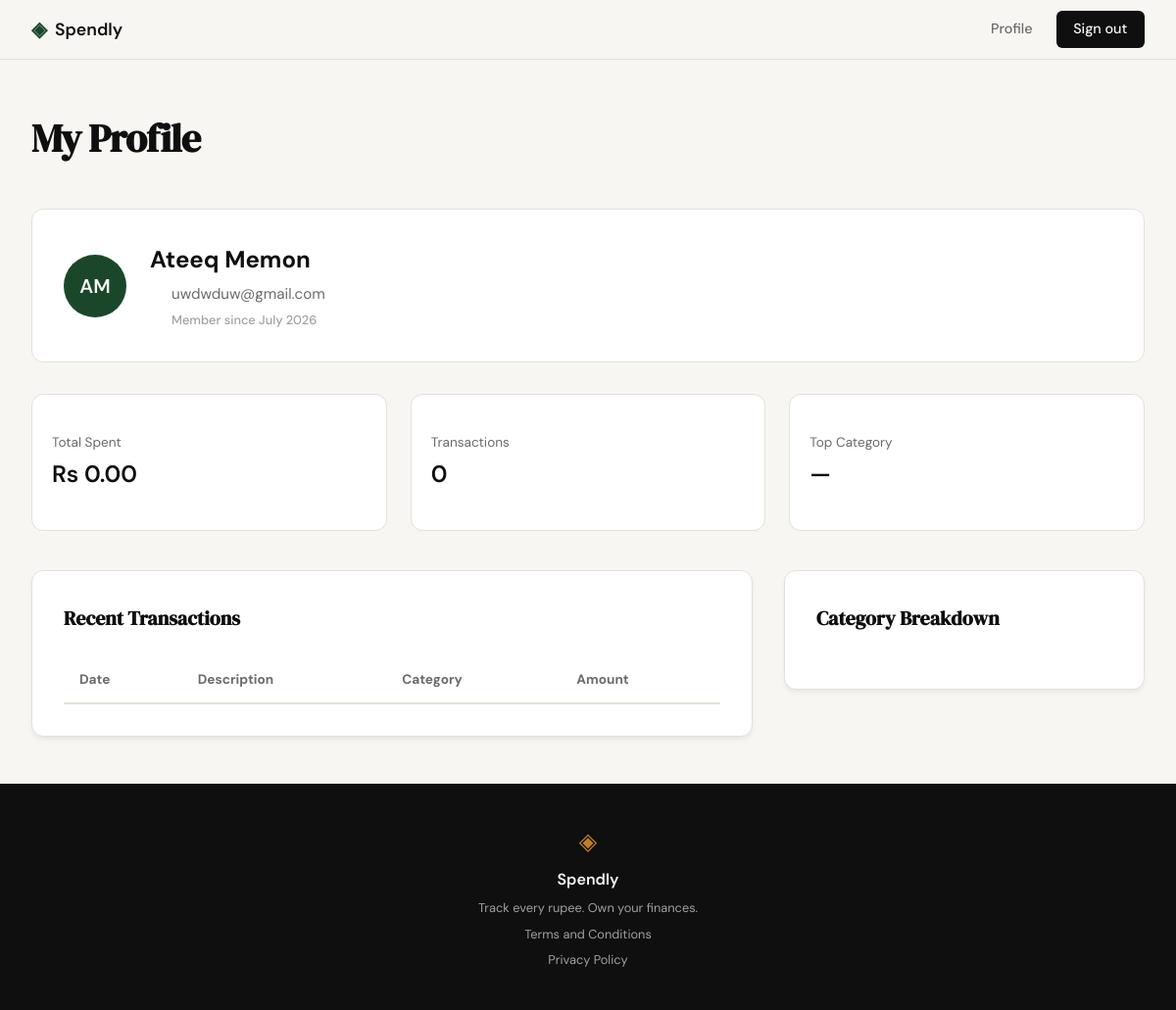
/profile (signed in), run on an earlier commit of the app's database.
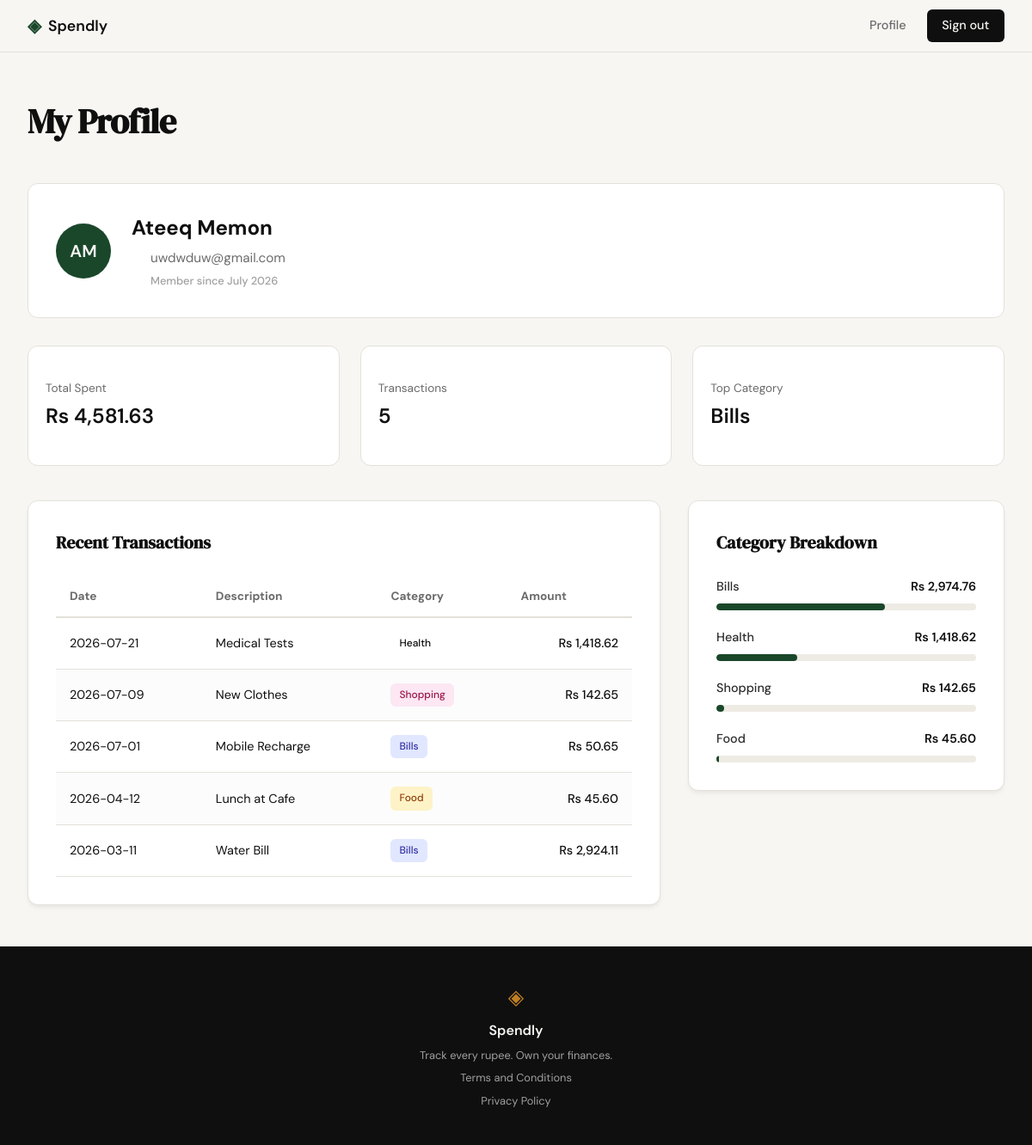
And on a later commit of the database.
### tables this page shows
CREATE TABLE users (
                id INTEGER PRIMARY KEY AUTOINCREMENT,
                name TEXT NOT NULL,
                email TEXT UNIQUE NOT NULL,
                password_hash TEXT NOT NULL,
                created_at TEXT DEFAULT (datetime('now'))
            );

CREATE TABLE expenses (
                id INTEGER PRIMARY KEY AUTOINCREMENT,
                user_id INTEGER NOT NULL,
                amount REAL NOT NULL,
                category TEXT NOT NULL,
                date TEXT NOT NULL,
                description TEXT,
                created_at TEXT DEFAULT (datetime('now')),
                FOREIGN KEY (user_id) REFERENCES users (id)
            );

### app.py (the view)
@app.route("/profile")
def profile():
    if not session.get("user_id"):
        flash("Please log in to access your profile.", "error")
        return redirect(url_for("login"))
    user_id = session["user_id"]
    user_info = get_user_by_id(user_id)
    if not user_info:
        flash("User profile not found.", "error")
        return redirect(url_for("login"))
    stats = get_summary_stats(user_id)
    txs = get_recent_transactions(user_id)
    cats = get_category_breakdown(user_id)
    profile_data = {
        "user": {
            "name": user_info["name"],
            "email": user_info["email"],
            "initials": "".join([n[0].upper() for n in user_info["name"].split()]),
            "joined": user_info["member_since"]
        },
        "stats": {
            "total_spent": f"Rs {stats['total_spent']:,.2f}",
            "tx_count": stats["transaction_count"],
            "top_category": stats["top_category"]
        },
        "transactions": [
            {
                "date": tx["date"],
                "desc": tx["desc"],
                "category": tx["category"],
                "amount": f"Rs {tx['amount']:,.2f}"
            }
            for tx in txs
        ],
        "categories": [
            {
                "name": cat["name"],
                "amount": f"Rs {cat['amount']:,.2f}",
                "percent": cat["pct"]
            }
            for cat in cats
        ]
    }
    return render_template("profile.html", profile=profile_data)

### database/db.py (called while the page is built)
def get_db():
    conn = sqlite3.connect(DB_PATH)
    conn.row_factory = sqlite3.Row
    conn.execute("PRAGMA foreign_keys = ON")
    return conn

### database/queries.py (called while the page is built)
def get_user_by_id(user_id):
    with get_db() as conn:
        row = conn.execute('SELECT name, email, created_at FROM users WHERE id = ?', (user_id,)).fetchone()
        if not row:
            return None
        try:
            dt = datetime.strptime(row['created_at'], '%Y-%m-%d %H:%M:%S')
            member_since = dt.strftime('%B %Y')
        except (ValueError, TypeError):
            member_since = "Unknown"
        return {
            "name": row['name'],
            "email": row['email'],
            "member_since": member_since
        }

def get_summary_stats(user_id):
    with get_db() as conn:
        stats = conn.execute(
            'SELECT SUM(amount) as total, COUNT(*) as count FROM expenses WHERE user_id = ?',
            (user_id,)
        ).fetchone()
        total_spent = stats['total'] if stats['total'] is not None else 0.0
        tx_count = stats['count'] if stats['count'] is not None else 0
        top_cat_row = conn.execute(
            'SELECT category FROM expenses WHERE user_id = ? GROUP BY category ORDER BY SUM(amount) DESC LIMIT 1',
            (user_id,)
        ).fetchone()
        top_category = top_cat_row['category'] if top_cat_row else "—"
        return {
            "total_spent": total_spent,
            "transaction_count": tx_count,
            "top_category": top_category
        }

def get_recent_transactions(user_id, limit=10):
    with get_db() as conn:
        rows = conn.execute(
            'SELECT date, description, category, amount FROM expenses WHERE user_id = ? ORDER BY date DESC LIMIT ?',
            (user_id, limit)
        ).fetchall()
        return [
            {
                "date": row['date'],
                "desc": row['description'],
                "category": row['category'],
                "amount": row['amount']
            }
            for row in rows
        ]

### templates/profile.html (shortened to what this page needs)
{% extends "base.html" %}
{% block content %}
<div class="profile-container">
    <header class="profile-header">
        <h1 class="profile-title">My Profile</h1>
    </header>
    <section class="profile-user-card">
        <div class="user-info-wrapper">
            <div class="avatar-circle">
                {{ profile.user.initials }}
            </div>
            <div class="user-details">
                <h2 class="user-name">{{ profile.user.name }}</h2>
                <div class="user-email-row">
                    <i data-lucide="mail" class="inline-icon"></i>
                    <span class="user-email">{{ profile.user.email }}</span>
                </div>
                <div class="user-meta-row">
                    <i data-lucide="calendar" class="inline-icon"></i>
                    <span class="user-meta">Member since {{ profile.user.joined }}</span>
                </div>
            </div>
        </div>
    </section>
    <section class="profile-stats-row">
        <div class="summary-card">
            <div class="stat-content">
                <span class="stat-label">Total Spent</span>
                <span class="stat-value">{{ profile.stats.total_spent }}</span>
            </div>
        </div>
        <div class="summary-card">
            <div class="stat-content">
                <span class="stat-label">Transactions</span>
                <span class="stat-value">{{ profile.stats.tx_count }}</span>
            </div>
        </div>
        <div class="summary-card">
            <div class="stat-content">
                <span class="stat-label">Top Category</span>
                <span class="stat-value">{{ profile.stats.top_category }}</span>
            </div>
        </div>
    </section>
    <div class="profile-grid">
        <section class="profile-section">
            <div class="dashboard-card">
                <h3 class="section-title">Recent Transactions</h3>
                <div class="table-responsive">
                    <table class="dashboard-table">
                        <thead>
                            <tr>
                                <th>Date</th>
                                <th>Description</th>
                                <th>Category</th>
                                <th class="text-right">Amount</th>
                            </tr>
                        </thead>
                        <tbody>
                            {% for tx in profile.transactions %}
                            <tr>
                                <td>{{ tx.date }}</td>
                                <td>{{ tx.desc }}</td>
                                <td>
                                    <span class="category-badge badge-{{ tx.category|lower }}">
                                        {{ tx.category }}
                                    </span>
                                </td>
                                <td class="text-right amount">{{ tx.amount }}</td>
                            </tr>
                            {% endfor %}
                        </tbody>
                    </table>
                </div>
            </div>
        </section>
        <section class="profile-section">
            <div class="dashboard-card">
                <h3 class="section-title">Category Breakdown</h3>
                <div class="category-list">
                    {% for cat in profile.categories %}
                    <div class="category-item">
                        <div class="category-info">
                            <span class="cat-name">{{ cat.name }}</span>
                            <span class="cat-amount">{{ cat.amount }}</span>
                        </div>
                        <div class="progress-bar-container">
                            <div class="progress-bar" style="width: {{ cat.percent }}%;"></div>
                        </div>
                    </div>
                    {% endfor %}
                </div>
            </div>
        </section>
    </div>
</div>
{% endblock %}

### templates/base.html (shortened to what this page needs)
<!DOCTYPE html>
<html lang="en">
<head>
    <link rel="stylesheet" href="{{ url_for('static', filename='css/style.css') }}">
</head>
<body>
    {% set flashed_messages = get_flashed_messages(with_categories=true) %}
    <nav class="navbar">
        <div class="nav-inner">
            <a href="{{ url_for('landing') }}" class="nav-brand">
                <span class="brand-icon">◈</span>
                <span class="brand-name">Spendly</span>
            </a>
            <div class="nav-links">
                {% if session.get("user_id") %}
                    <a href="{{ url_for('profile') }}">Profile</a>
                    <a href="{{ url_for('logout') }}" class="nav-cta">Sign out</a>
                {% else %}
                    <a href="{{ url_for('login') }}">Sign in</a>
                    <a href="{{ url_for('register') }}" class="nav-cta">Get started</a>
                {% endif %}
            </div>
        </div>
    </nav>
    <main class="main-content">
        {% block content %}{% endblock %}
    </main>
    <footer class="footer">
        <div class="footer-inner">
            <span class="brand-icon">◈</span>
            <span class="footer-name">Spendly</span>
            <p class="footer-copy">Track every rupee. Own your finances.</p>
            <a href="/terms">Terms and Conditions</a>
            <a href="/privacy">Privacy Policy</a>
        </div>
    </footer>
</body>
</html>

What changed in the data, as far as the page shows it:
added expenses: date "2026-07-21", desc "Medical Tests", category "Health", amount "Rs 1,418.62"
added expenses: date "2026-07-09", desc "New Clothes", category "Shopping", amount "Rs 142.65"
added expenses: date "2026-07-01", desc "Mobile Recharge", category "Bills", amount "Rs 50.65"
added expenses: date "2026-04-12", desc "Lunch at Cafe", category "Food", amount "Rs 45.60"
added expenses: date "2026-03-11", desc "Water Bill", category "Bills", amount "Rs 2,924.11"
Also different on the page:
{{ profile.stats.total_spent }}: "Rs 0.00" → "Rs 4,581.63"
{{ profile.stats.tx_count }}: "0" → "5"
{{ profile.stats.top_category }}: "—" → "Bills"
new list line: "Bills Rs 2,974.76"
new list line: "Health Rs 1,418.62"
new list line: "Shopping Rs 142.65"
new list line: "Food Rs 45.60"
